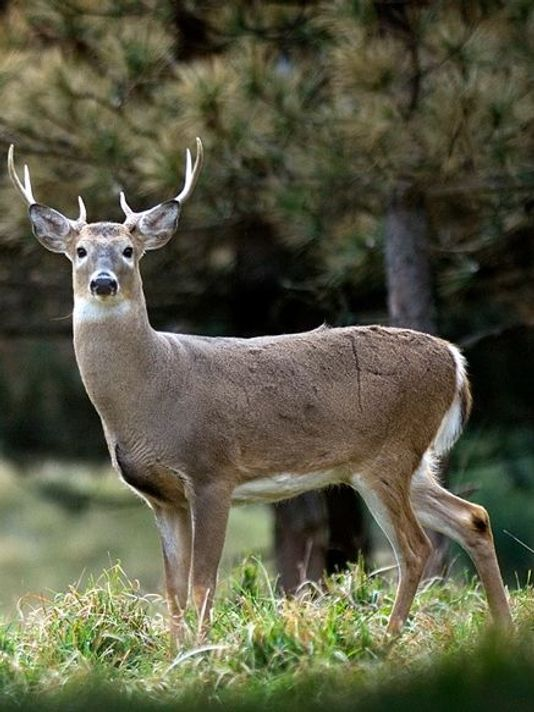
#> input picture app_files/templates/deereg.jpg, 534 x 712 px
$ python -i imageProcessing.py   (imports and definitions only)
#> lines starting #> are read from the running program, lines starting #| are printed output that depends on the picture; after the words box and inside, x2 and y2 are one past the last pixel; in counts of white or black regions, pixels touching at a corner belong together
import cv2
import numpy as np
import os
import random
import string

# Random string generator for labeling files
def getRandomString(length):
	return ''.join(random.choice(string.ascii_letters) for i in range(length))

# Subject of image is extracted before being saved and returning the new path
def processImage(imagePath,destDir):
#> called with imagePath = '../app_files/templates/deereg.jpg', destDir = 'out.png'
	src = imagePath
	original = cv2.imread(src)
#> original is the input picture: shape (712, 534, 3); mean B, G, R 66.5, 88.4, 88.1

	tempImage = original.copy()

	# The bounding box of the image is calculated
	rect = getRectangle(tempImage)

	# The backgound is removed using the bounding box with the grabcut algorithm
	displayImage = grabCut(tempImage,rect)

	# New path is generated
	newPath = os.path.join(destDir, getRandomString(5) + ".png")

	# File is written to the specified path
	cv2.imwrite(newPath,displayImage)
	return newPath

# The image is thresholded and a binary image returned
def binaryThresh(image):
	# Image is converted to gray
	G = cv2.cvtColor(image, cv2.COLOR_BGR2GRAY)
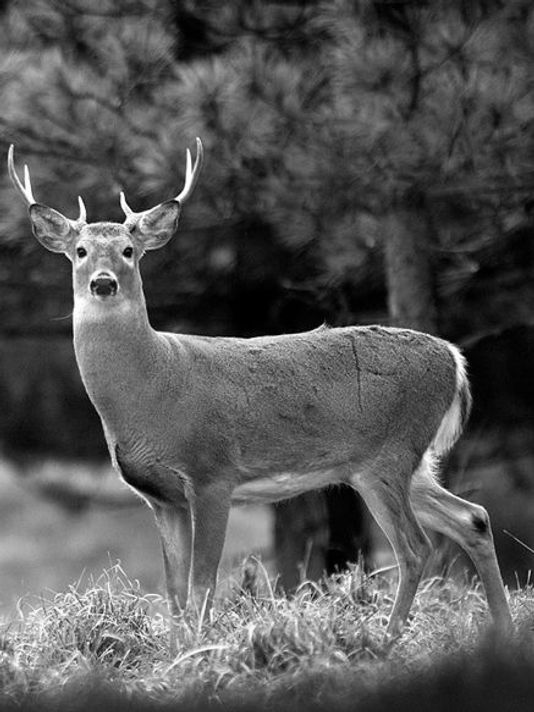
#> G: shape (712, 534); min 0, max 255, mean 85.8

	# Threshod areas in the 0 - 200 grayscale range
	ret,thresh = cv2.threshold(G,0,200,cv2.THRESH_BINARY)
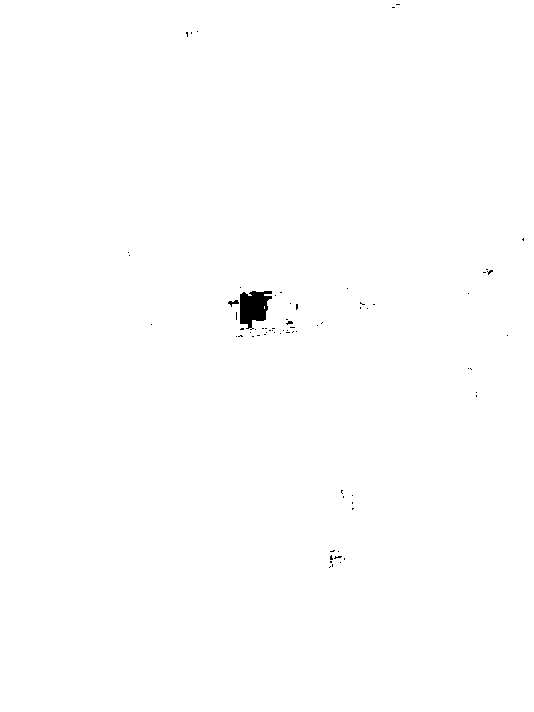
#> thresh: shape (712, 534); values 0 (black) and 200 (white), 99.7% white; 71 black regions (69 under 20 px), largest, box (x1, y1, x2, y2) and area: (240, 291, 272, 330) 841, (228, 300, 239, 307) 36

	return thresh

def getRectangle(image):
	# Find a mask using a simple threshold
	mask = binaryThresh(image)

	# Shape and co-ordinate variables are initialised
	height, width, channels = image.shape
#> height = 712; width = 534; channels = 3
	y1 = y2 = 0
	x1 = x2 = 0

	# finds the top and bottom y values of the thresholded image
	for y in range(0,height):
		if np.sum(mask[y,:]) > 0:

			if y2 == 0:
				y1 = y
			y2 = y

	# finds the leftmost and rightmost x values of the thresholded image
	for x in range(0,width):
		if np.sum(mask[:,x]) > 0:

			if x2 == 0:
				x1 = x
			x2 = x

	# Bounding box is assembled and returned
	rect = (x1,y1,x2,y2)
#> rect = (1, 1, 533, 711)

	return rect

def grabCut(img,rect):
	# mask equal to size of image is calculated
#> called with rect = (1, 1, 533, 711)
	mask = np.zeros(img.shape[:2],np.uint8)

	# Masks for background and foreground highlights are calculated
	#	Currently no highlights set
	bgdModel = np.zeros((1,65),np.float64)
	fgdModel = np.zeros((1,65),np.float64)

	# Values are passed into the grabcut algorithm and it attempts to mark the foreground pixels in the mask
	cv2.grabCut(img,mask,rect,bgdModel,fgdModel,5,cv2.GC_INIT_WITH_RECT)
	# The mask is simplified
	mask2 = np.where((mask==2)|(mask==0),0,1).astype('uint8')
	#The simplified mask is applied to the image to remove the background
	img = img*mask2[:,:,np.newaxis]
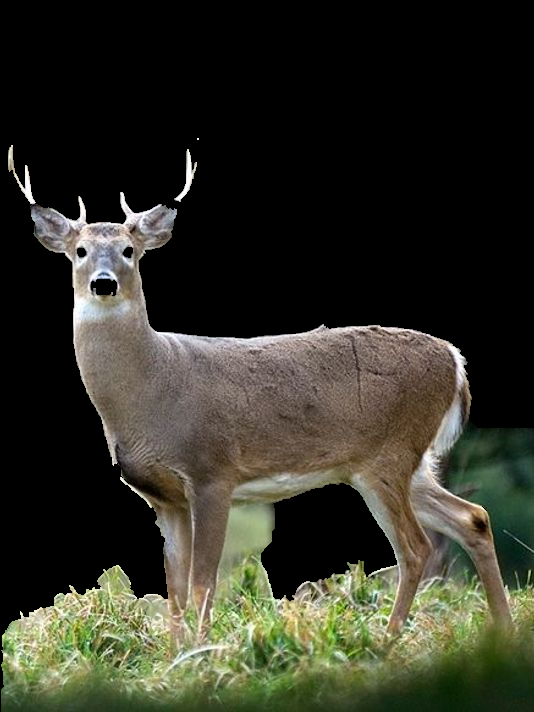
#> img: shape (712, 534, 3); mean B, G, R 39.5, 51, 50.8

	return img

>>> result = processImage('../app_files/templates/deereg.jpg', 'out.png')
